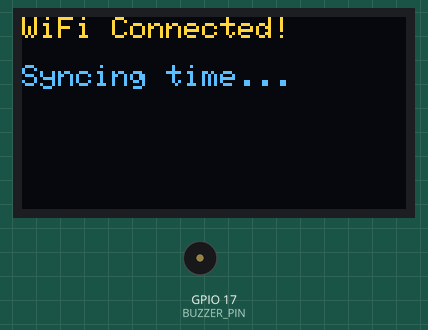
A sketch run on a simulated ESP32. Shown: 128×64 one-colour display, buzzer (waves = sounding). The OLED is the two-colour kind (top 16 rows yellow); WiFi joins after 1.5 s; servers stay silent unless stated; the local clock reads 2024-03-15 10:24:30 at power-on unless the sketch sets it; what the sketch prints to the serial monitor is not drawn.

Above: at 1.6 s.
At 3.0 s:
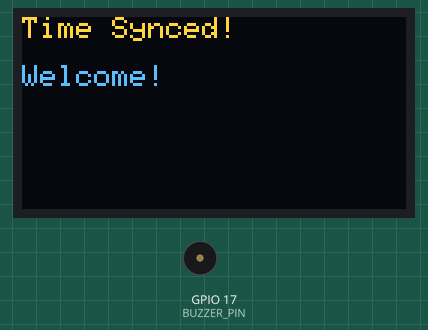
At 4.5 s:
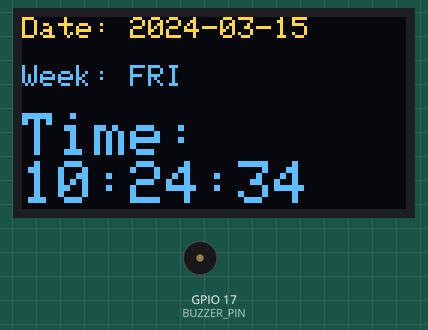
At 38.4 s:
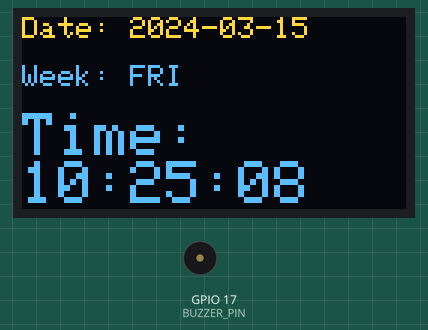
Timing chart, 0 to 39.9 s (numbered marks = the images above):
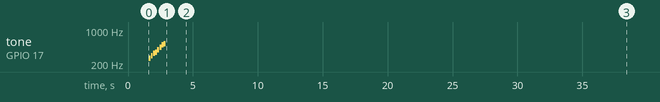

The sketch:

sketch_apr11a_copy_20260521162938.ino
```cpp
#include <Wire.h>
#include <Adafruit_SSD1306.h>
#include <Adafruit_GFX.h>
#include <time.h>
#include <WiFi.h>
#include "pitches.h"

// ========== 屏幕配置 ==========
#define SCREEN_WIDTH 128
#define SCREEN_HEIGHT 64
#define OLED_RESET    -1
#define SCREEN_ADDRESS 0x3C

#define SDA_PIN 33
#define SCL_PIN 35

// ========== 蜂鸣器配置 ==========
#define BUZZER_PIN 17      // 信号脚接 GPIO17

// ========== WiFi配置 ==========
const char* ssid     = "REDMI K80";
const char* password = "ffGfffHZ5f";

// ========== 时间配置 ==========
const char* ntpServer = "pool.ntp.org";
const long  gmtOffset_sec = 28800;
const int   daylightOffset_sec = 0;

// ========== 全局变量 ==========
Adafruit_SSD1306 display(SCREEN_WIDTH, SCREEN_HEIGHT, &Wire, OLED_RESET);
struct tm timeinfo;
char dateStr[20];
char timeStr[10];
char weekStr[10];

const char* weekdays[] = {"SUN", "MON", "TUES", "WED", "THUR", "FRI", "SAT"};

int lastHour = -1;       // 记录上一次整点报时的小时数
bool timeSynced = false; // 时间同步标志

// ========== 播放音符函数 ==========
void playTone(int frequency, int duration) {
  if (frequency == 0) {
    delay(duration);
    return;
  }

  ledcAttach(BUZZER_PIN, frequency, 8);
  ledcWrite(BUZZER_PIN, 128);
  delay(duration);
  ledcWrite(BUZZER_PIN, 0);
  ledcDetach(BUZZER_PIN);
  delay(duration * 0.1);  // 音符间停顿
}

// ========== 播放成功提示音（开机音乐） ==========
void playStartupMelody() {
  // 播放一段上升音阶 C4 -> C5
  int melody[] = {NOTE_C4, NOTE_D4, NOTE_E4, NOTE_F4, NOTE_G4, NOTE_A4, NOTE_B4, NOTE_C5};
  for (int i = 0; i < 8; i++) {
    playTone(melody[i], 150);
  }
}

// ========== 播放整点报时音乐（《小星星》片段） ==========
void playHourlyChime() {
  int melody[] = {NOTE_C4, NOTE_C4, NOTE_G4, NOTE_G4, NOTE_A4, NOTE_A4, NOTE_G4};
  int durations[] = {4, 4, 4, 4, 4, 4, 2};

  for (int i = 0; i < 7; i++) {
    int noteDuration = 1000 / durations[i];
    playTone(melody[i], noteDuration);
  }
}

// ========== 播放整点半点报时（短提示） ==========
void playHalfHourChime() {
  // 两短一长
  playTone(NOTE_G4, 100);
  delay(100);
  playTone(NOTE_G4, 100);
  delay(100);
  playTone(NOTE_G4, 200);
}

// ========== 屏幕初始化 ==========
void initDisplay() {
  Wire.begin(SDA_PIN, SCL_PIN);
  if(!display.begin(SSD1306_SWITCHCAPVCC, SCREEN_ADDRESS)) {
    Serial.println(F("SSD1306 初始化失败"));
    for(;;);
  }
  display.clearDisplay();
  display.setTextSize(1);
  display.setTextColor(SSD1306_WHITE);
}

// ========== 显示消息到屏幕 ==========
void showMessage(const char* line1, const char* line2 = nullptr) {
  display.clearDisplay();
  display.setCursor(0, 0);
  display.println(line1);
  if (line2) {
    display.setCursor(0, 16);
    display.println(line2);
  }
  display.display();
}

// ========== 更新屏幕显示时间和日期 ==========
void updateDisplay() {
  display.clearDisplay();

  // 日期
  display.setTextSize(1);
  display.setCursor(0, 0);
  display.print("Date: ");
  display.println(dateStr);

  // 星期
  display.setCursor(0, 16);
  display.print("Week: ");
  display.println(weekStr);

  // 时间标签
  display.setTextSize(2);
  display.setCursor(0, 32);
  display.print("Time:");

  // 时间数值
  display.setCursor(0, 48);
  display.println(timeStr);

  display.display();
}

// ========== 初始化WiFi和时间 ==========
void initWiFiAndTime() {
  showMessage("Connecting WiFi...", ssid);

  WiFi.begin(ssid, password);
  int attempts = 0;
  while (WiFi.status() != WL_CONNECTED && attempts < 40) {
    delay(500);
    Serial.print(".");
    attempts++;
  }

  if (WiFi.status() != WL_CONNECTED) {
    showMessage("WiFi Failed!", "Using default time");
    return;
  }

  showMessage("WiFi Connected!", "Syncing time...");

  configTime(gmtOffset_sec, daylightOffset_sec, ntpServer);
  attempts = 0;
  while (!getLocalTime(&timeinfo) && attempts < 20) {
    delay(500);
    Serial.print(".");
    attempts++;
  }

  if (getLocalTime(&timeinfo)) {
    timeSynced = true;
    showMessage("Time Synced!", "Welcome!");
    playStartupMelody();  // 播放开机音乐
    delay(1500);
  } else {
    showMessage("Time Failed!", "Check network");
  }
}

// ========== 检查是否需要整点/半点报时 ==========
void checkHourlyChime() {
  int currentHour = timeinfo.tm_hour;
  int currentMinute = timeinfo.tm_min;

  // 整点报时（分钟为0，秒数小于2，避免重复触发）
  if (currentMinute == 0 && timeinfo.tm_sec < 2) {
    if (currentHour != lastHour) {
      lastHour = currentHour;
      playHourlyChime();  // 播放整点音乐
      Serial.print("整点报时: ");
      Serial.println(currentHour);
    }
  }
  // 半点报时（分钟为30，秒数小于2）
  else if (currentMinute == 30 && timeinfo.tm_sec < 2) {
    if (currentHour != lastHour) {  // 用 lastHour 来防止半小时内重复触发
      playHalfHourChime();
      Serial.println("半点报时");
    }
  }
  // 重置 lastHour，允许下一个半点触发
  else if (currentMinute != 0 && currentMinute != 30) {
    lastHour = -1;
  }
}

// ========== 主程序 ==========
void setup() {
  Serial.begin(115200);

  initDisplay();
  initWiFiAndTime();

  if (timeSynced) {
    lastHour = timeinfo.tm_hour;
  }
}

void loop() {
  if(!getLocalTime(&timeinfo)){
    Serial.println("获取时间失败");
    delay(1000);
    return;
  }

  // 格式化日期
  snprintf(dateStr, sizeof(dateStr), "%04d-%02d-%02d",
           timeinfo.tm_year + 1900,
           timeinfo.tm_mon + 1,
           timeinfo.tm_mday);

  // 格式化时间
  snprintf(timeStr, sizeof(timeStr), "%02d:%02d:%02d",
           timeinfo.tm_hour,
           timeinfo.tm_min,
           timeinfo.tm_sec);

  // 获取星期
  snprintf(weekStr, sizeof(weekStr), "%s", weekdays[timeinfo.tm_wday]);

  // 更新屏幕显示
  updateDisplay();

  // 检查是否需要整点/半点报时（仅在时间同步成功后）
  if (timeSynced) {
    checkHourlyChime();
  }

  delay(1000);
}
```

pitches.h
```cpp
// pitches.h - 音符频率定义
#define NOTE_C4  262
#define NOTE_CS4 277
#define NOTE_D4  294
#define NOTE_DS4 311
#define NOTE_E4  330
#define NOTE_F4  349
#define NOTE_FS4 370
#define NOTE_G4  392
#define NOTE_GS4 415
#define NOTE_A4  440
#define NOTE_AS4 466
#define NOTE_B4  494
#define NOTE_C5  523
#define NOTE_CS5 554
#define NOTE_D5  587
#define NOTE_DS5 622
#define NOTE_E5  659
#define NOTE_F5  698
#define NOTE_FS5 740
#define NOTE_G5  784
#define NOTE_GS5 831
#define NOTE_A5  880
#define NOTE_AS5 932
#define NOTE_B5  988
#define NOTE_C6  1047
#define NOTE_D6  1175
#define NOTE_E6  1319
```

Measured:
- what the display in image 2 shows lasts 1.0 s, from 4.5 s to 5.5 s
